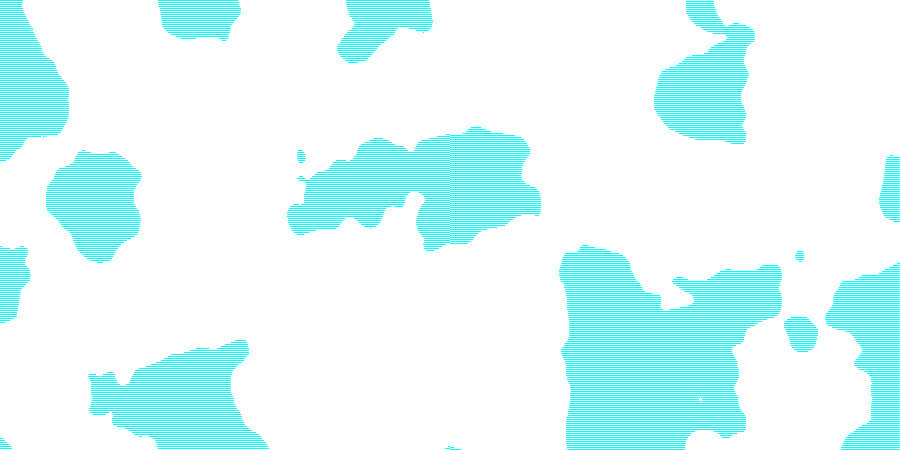
Frame 1 (no input)
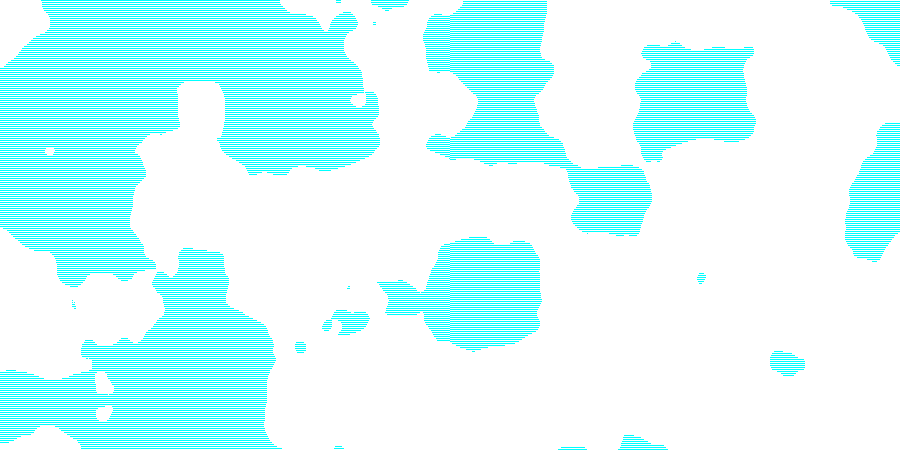
Frame 60 (the mouse pressed at the canvas centre just before this capture)
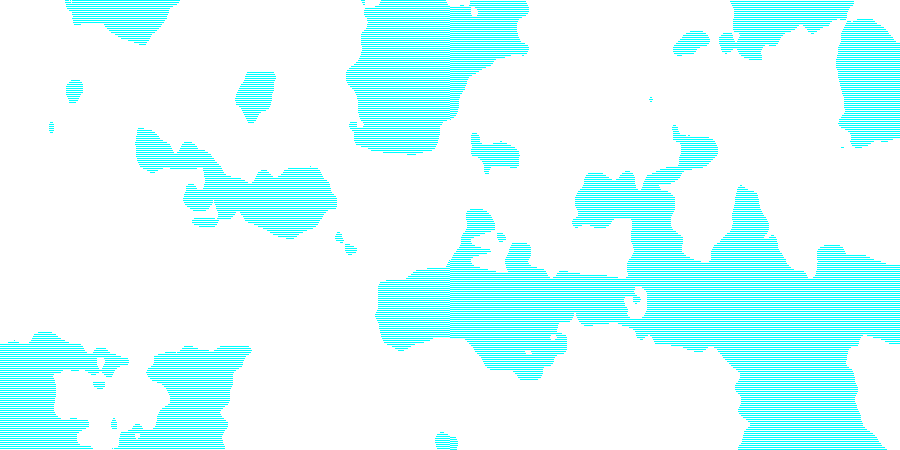
Frame 120 (the mouse held since frame 60 and released just before this capture)

The Processing sketch that drew these frames (run headless with seeded random() and noise(); from frame 60 on, the mouse is pressed at the canvas centre):

// Processing sketch: processing_13425
// ── processing_13425.pde

void setup(){size(900,450);colorMode(3,1);}void draw(){int w=width,h=height;for(int i=0;i<w*h;i++){float v=noise((i%w)*.01,i*.01/h,frameCount*.053);set(i%w,i/h,color(.3+v*.3,v,1,.05));}filter(15,2);}
